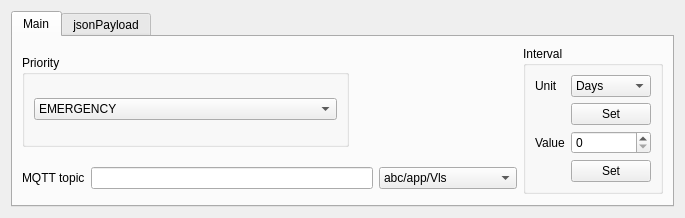
<?xml version="1.0" encoding="UTF-8"?>
<ui version="4.0">
 <class>vls</class>
 <widget class="QWidget" name="vls">
  <property name="geometry">
   <rect>
    <x>0</x>
    <y>0</y>
    <width>685</width>
    <height>218</height>
   </rect>
  </property>
  <property name="windowTitle">
   <string>Form</string>
  </property>
  <property name="windowIcon">
   <iconset theme="audio-input-microphone"/>
  </property>
  <layout class="QGridLayout" name="gridLayout">
   <item row="0" column="0">
    <widget class="QTabWidget" name="vlsWidget">
     <property name="currentIndex">
      <number>0</number>
     </property>
     <widget class="QWidget" name="main_vls">
      <attribute name="title">
       <string>Main</string>
      </attribute>
      <layout class="QGridLayout" name="gridLayout_4">
       <item row="0" column="0">
        <widget class="QGroupBox" name="groupBox_3">
         <property name="maximumSize">
          <size>
           <width>327</width>
           <height>92</height>
          </size>
         </property>
         <property name="title">
          <string>Priority</string>
         </property>
         <layout class="QVBoxLayout" name="verticalLayout_4">
          <item>
           <widget class="QComboBox" name="comboBox_vlsPriority">
            <item>
             <property name="text">
              <string>EMERGENCY</string>
             </property>
            </item>
            <item>
             <property name="text">
              <string>NON_EMERGENCY</string>
             </property>
            </item>
           </widget>
          </item>
         </layout>
        </widget>
       </item>
       <item row="1" column="0">
        <layout class="QHBoxLayout" name="horizontalLayout_6">
         <item>
          <widget class="QLabel" name="label_vlsVinMqttTopic">
           <property name="text">
            <string>MQTT topic</string>
           </property>
          </widget>
         </item>
         <item>
          <widget class="QLineEdit" name="lineEdit_vlsVin"/>
         </item>
         <item>
          <widget class="QComboBox" name="comboBox_vlsMqttToppic">
           <item>
            <property name="text">
             <string>abc/app/Vls</string>
            </property>
           </item>
           <item>
            <property name="text">
             <string>app/vls/voice</string>
            </property>
           </item>
           <item>
            <property name="text">
             <string>app/vls/stop</string>
            </property>
           </item>
           <item>
            <property name="text">
             <string>abc/app/DHC/result</string>
            </property>
           </item>
          </widget>
         </item>
        </layout>
       </item>
       <item row="0" column="1" rowspan="2">
        <widget class="QGroupBox" name="groupBox_4">
         <property name="title">
          <string>Interval</string>
         </property>
         <layout class="QFormLayout" name="formLayout_3">
          <item row="0" column="0">
           <widget class="QLabel" name="label_vlsIntervalUnit">
            <property name="text">
             <string>Unit</string>
            </property>
           </widget>
          </item>
          <item row="0" column="1">
           <widget class="QComboBox" name="comboBox_vlsIntervalUnit">
            <item>
             <property name="text">
              <string>Days</string>
             </property>
            </item>
            <item>
             <property name="text">
              <string>Minnus</string>
             </property>
            </item>
           </widget>
          </item>
          <item row="2" column="1">
           <widget class="QPushButton" name="pushButton_vlsSetIntervalUnit">
            <property name="text">
             <string>Set</string>
            </property>
           </widget>
          </item>
          <item row="3" column="0">
           <widget class="QLabel" name="label_vlsIntervalValue">
            <property name="text">
             <string>Value</string>
            </property>
           </widget>
          </item>
          <item row="3" column="1">
           <widget class="QSpinBox" name="spinBox_vlsValue">
            <property name="sizePolicy">
             <sizepolicy hsizetype="Preferred" vsizetype="Preferred">
              <horstretch>0</horstretch>
              <verstretch>0</verstretch>
             </sizepolicy>
            </property>
           </widget>
          </item>
          <item row="4" column="1">
           <widget class="QPushButton" name="pushButton_vlsSetIntervalValue">
            <property name="text">
             <string>Set</string>
            </property>
           </widget>
          </item>
         </layout>
        </widget>
       </item>
      </layout>
     </widget>
     <widget class="QWidget" name="JsonPayload_vls">
      <attribute name="title">
       <string>jsonPayload</string>
      </attribute>
     </widget>
    </widget>
   </item>
  </layout>
 </widget>
 <resources/>
 <connections/>
</ui>
